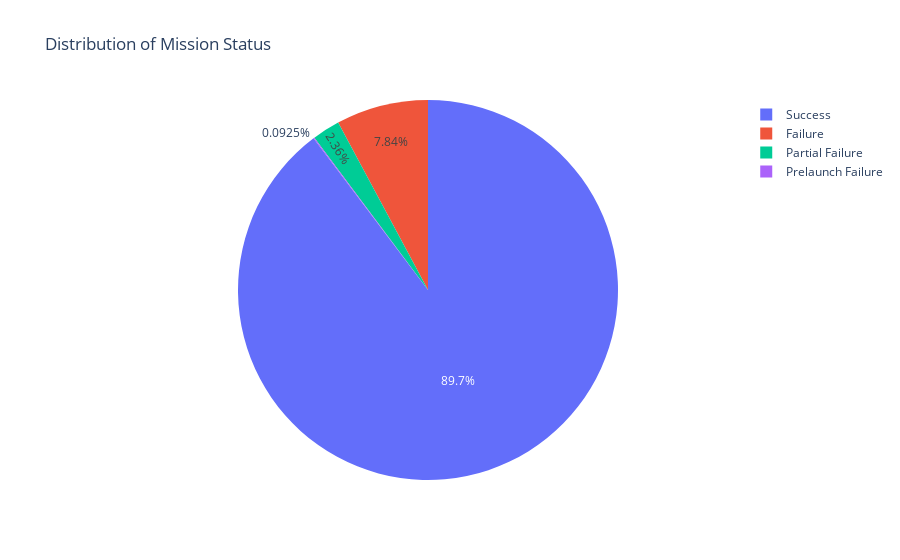

Source (notebook cell):
### Code cell
figure = px.pie(df_data, df_data["Mission_Status"], title="Distribution of Mission Status")

figure.show()

### Figure 1 — Plotly figure (JSON) as saved in the notebook; plotly's stock layout.template omitted (floating-point values rounded to 4 significant figures; data arrays with more than 128 entries replaced by an {"elided": "..."} marker saying what was removed)
{"data": [{"domain": {"x": [0, 1], "y": [0, 1]}, "hovertemplate": "Mission_Status=%{label}<extra></extra>", "labels": {"elided": "4323 str values"}, "legendgroup": "", "name": "", "showlegend": true, "type": "pie"}], "layout": {"legend": {"tracegroupgap": 0}, "title": {"text": "Distribution of Mission Status"}}}
